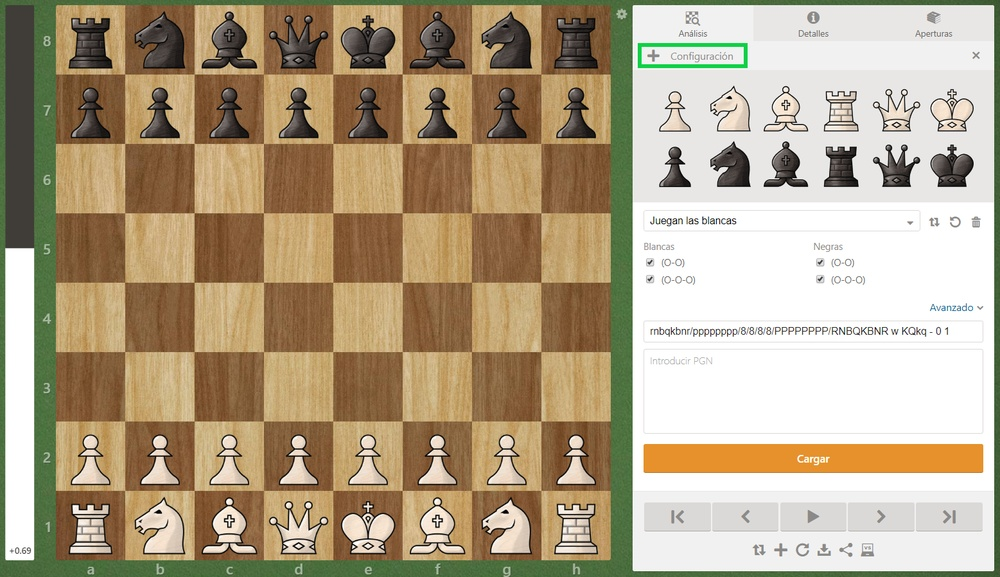
#> input picture Pictures/Captura6.jpg, 1000 x 577 px, shrunk from 1557 x 898 before the run, found by its file name
$ python detectar4.py
#> lines starting #> are read from the running program, lines starting #| are printed output that depends on the picture; after the words box and inside, x2 and y2 are one past the last pixel; in counts of white or black regions, pixels touching at a corner belong together
import cv2
import numpy as np

def detectar_lineas(imagen):
    #Aplicar antes un filtro gaussiano
    gaussian = cv2.GaussianBlur(imagen,(5,5),0)
    # Convertir la imagen a escala de grises
    gris = cv2.cvtColor(gaussian, cv2.COLOR_BGR2GRAY)

    # Aplicar la detección de bordes mediante el algoritmo de Canny
    bordes = cv2.Canny(gris, 150, 200, apertureSize=3)

    # Aplicar la transformada de Hough para detectar líneas
    lineas = cv2.HoughLinesP(bordes, 1, np.pi/180, threshold=250, minLineLength=100, maxLineGap=10)

    return lineas

#Seguimos los pasos para detectar figuras con OpenCV
def detectar_figuras(imagen, lineas):
    # Crear una imagen en blanco del mismo tamaño que la imagen original
    mascara = np.zeros_like(imagen)

    # Dibujar las líneas encontradas sobre la máscara
    for linea in lineas:
        x1, y1, x2, y2 = linea[0]
        cv2.line(mascara, (x1, y1), (x2, y2), (255, 255, 255), 2)

    # Convertir la máscara a escala de grises
    gris = cv2.cvtColor(mascara, cv2.COLOR_BGR2GRAY)

    # Aplicar el algoritmo de detección de contornos
    contornos, _ = cv2.findContours(gris, cv2.RETR_EXTERNAL, cv2.CHAIN_APPROX_SIMPLE)

    return contornos
#Simplemente vamos a iterar sobre los contornos detectados, recortarlos y mostrarlos
def mostrar_figuras_recortadas(imagen, contornos):
    # Mostrar únicamente las figuras recortadas que tienen una altura y longitud similares
    for contorno in contornos:
        x, y, w, h = cv2.boundingRect(contorno)
        figura_recortada = imagen[y:y+h, x:x+w]

        if abs(w - h) <= 110:  # Comparar el ancho y largo de la figura recortada
            # Mostrar la figura recortada si el ancho y largo son aproximadamente iguales
            cv2.imshow('Figura Recortada', figura_recortada)
            cv2.waitKey(0)

    cv2.destroyAllWindows()

# Cargar la imagen de entrada
imagen = cv2.imread('C:\\Users\\sergi\\Desktop\\ProyectoChess\\Pictures\\Captura6.jpg')
#> imagen is the input picture: shape (577, 1000, 3); mean B, G, R 135.9, 163, 178.5

# Detectar líneas utilizando la transformada de Hough
lineas = detectar_lineas(imagen)
#> in detectar_lineas, `gris = cv2.cvtColor(gaussian, cv2.COLOR_BGR2GRAY)`:
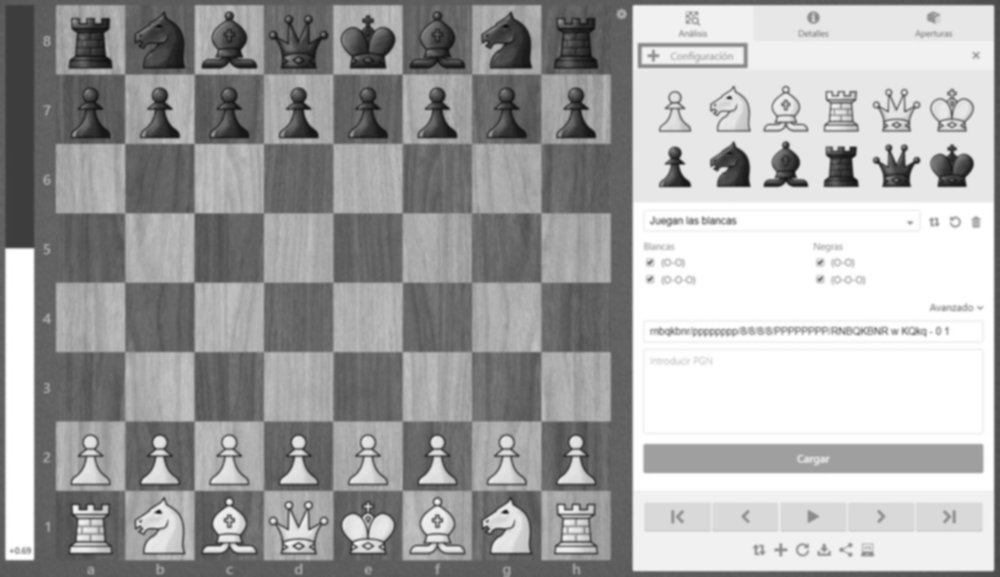
#> gris: shape (577, 1000); min 16, max 255, mean 164.6
#> in detectar_lineas, `bordes = cv2.Canny(gris, 150, 200, apertureSize=3)`:
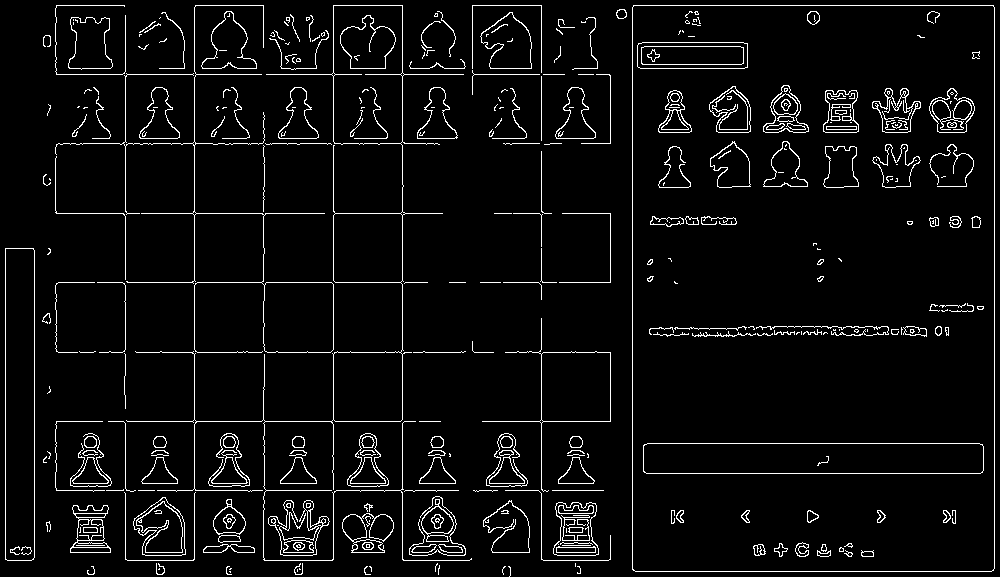
#> bordes: shape (577, 1000); 4.9% white in thin lines or dots
#> in detectar_lineas, `lineas = cv2.HoughLinesP(bordes, 1, np.pi/180, threshold=250, minLineL..`: lineas = 24 rows, first 6: [633, 5, 993, 5], [333, 559, 333, 5], [994, 568, 994, 7], [632, 569, 632, 7], [194, 559, 194, 7], [480, 282, 610, 282]

# Detectar las figuras geométricas a partir de las líneas
contornos = detectar_figuras(imagen, lineas)
#> the loop in detectar_figuras, `for linea in lineas:` made 24 passes
#> (x1, y1, x2, y2) on passes 1 to 12: (633, 5, 993, 5), (333, 559, 333, 5), (994, 568, 994, 7), (632, 569, 632, 7), (194, 559, 194, 7), (480, 282, 610, 282), (56, 213, 442, 213), (56, 74, 564, 74), (541, 559, 541, 318), (473, 490, 603, 490), (402, 559, 402, 5), (125, 375, 125, 15)
#> after the loop in detectar_figuras, `for linea in lineas:`:
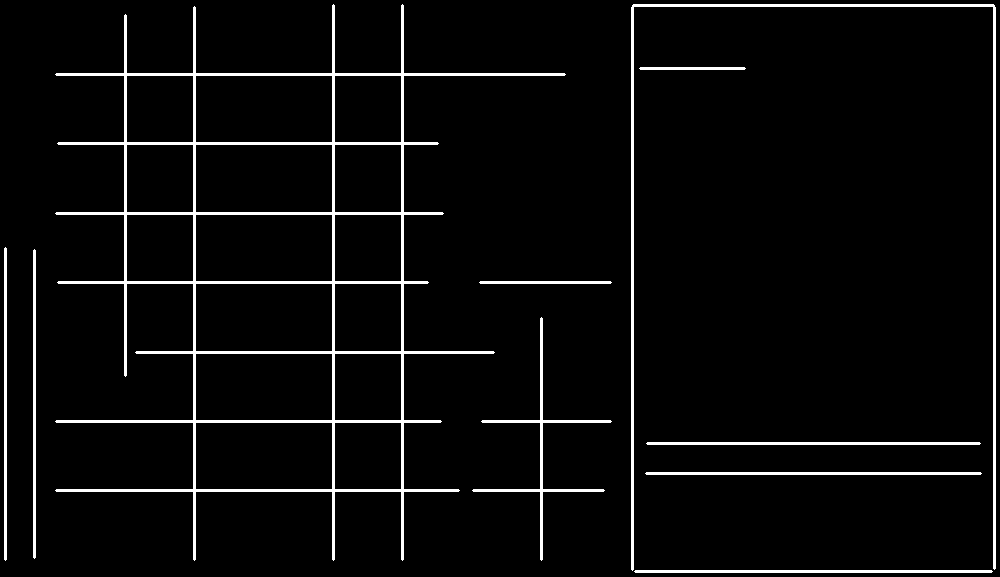
#> mascara: shape (577, 1000, 3); 4.5% white; 10 white regions, largest, box (x1, y1, x2, y2) and area: (55, 4, 566, 561) 14245, (631, 4, 996, 571) 4464, (472, 317, 612, 561) 1494
#> in detectar_figuras, `gris = cv2.cvtColor(mascara, cv2.COLOR_BGR2GRAY)`: gris: shape (577, 1000); 4.5% white; 10 white regions
#> in detectar_figuras, `contornos, _ = cv2.findContours(gris, cv2.RETR_EXTERNAL, cv2.CHAIN_APP..`: contornos = 10 contours; largest, box (x1, y1, x2, y2) and area: (55, 4, 566, 561) 105502, (631, 4, 996, 571) 2975, (472, 317, 612, 561) 1000, (634, 570, 993, 573) 714, (645, 472, 982, 475) 670

# Mostrar las regiones recortadas de las figuras geométricas
mostrar_figuras_recortadas(imagen, contornos)
#> the loop in mostrar_figuras_recortadas, `for contorno in contornos:` made 10 passes
#> (x, y, w, h) on passes 1 to 10: (634, 570, 359, 3), (645, 472, 337, 3), (646, 442, 335, 3), (472, 317, 140, 244), (479, 281, 133, 3), (33, 249, 3, 310), (4, 247, 3, 314), (639, 67, 107, 3), (631, 4, 365, 567), (55, 4, 511, 557)

$ run again, with Pictures/Captura2.jpg copied over Pictures/Captura6.jpg
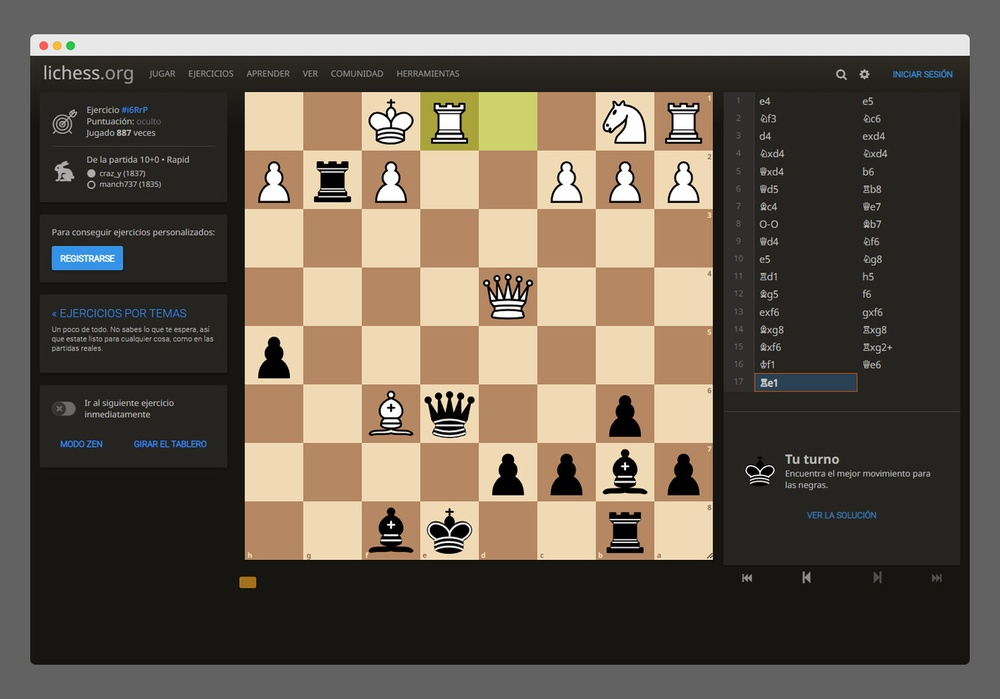
#> input picture Pictures/Captura2.jpg, 1000 x 699 px, shrunk from 1366 x 955 before the run, found by its file name
#> imagen is the input picture: shape (699, 1000, 3); mean B, G, R 79, 91.5, 101.1
#> in detectar_lineas, `bordes = cv2.Canny(gris, 150, 200, apertureSize=3)`:
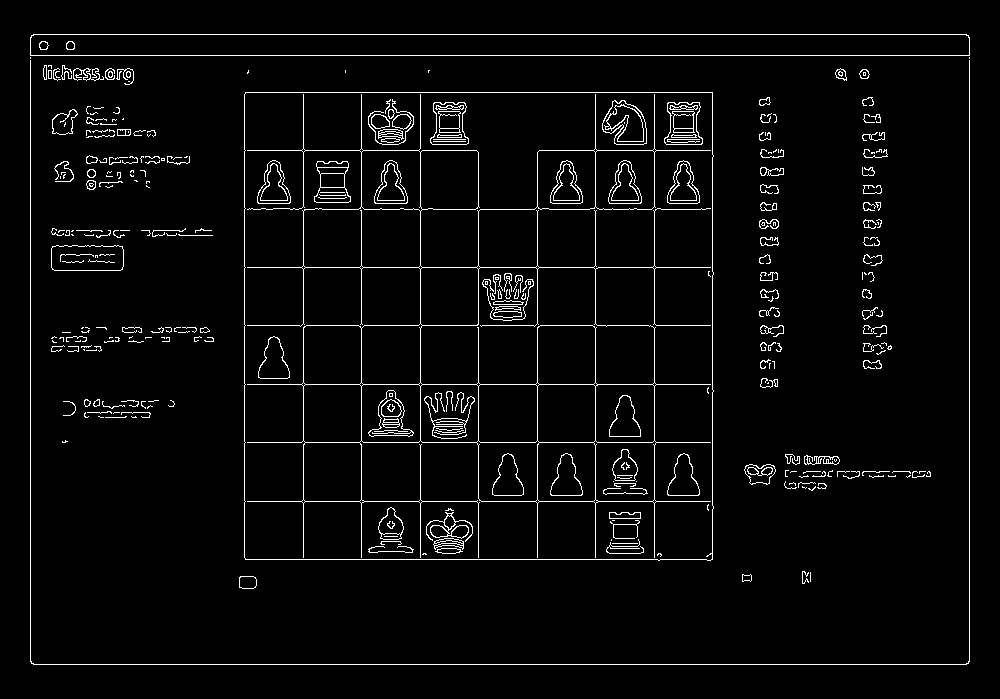
#> bordes: shape (699, 1000); 3.6% white in thin lines or dots, all inside (x1, y1, x2, y2) = (30, 34, 970, 665)
#> in detectar_lineas, `lineas = cv2.HoughLinesP(bordes, 1, np.pi/180, threshold=250, minLineL..`: lineas = 23 rows, first 6: [30, 55, 969, 55], [33, 664, 966, 664], [33, 34, 966, 34], [30, 661, 30, 37], [969, 661, 969, 37], [712, 559, 712, 92]
#> the loop in detectar_figuras, `for linea in lineas:` made 23 passes
#> in detectar_figuras, `contornos, _ = cv2.findContours(gris, cv2.RETR_EXTERNAL, cv2.CHAIN_APP..`: contornos = 4 contours; box (x1, y1, x2, y2) and area: (243, 91, 714, 561) 220423, (29, 36, 971, 663) 4376, (32, 663, 968, 666) 1868, (32, 33, 968, 36) 1868
#> the loop in mostrar_figuras_recortadas, `for contorno in contornos:` made 4 passes
#> (x, y, w, h) on passes 1 to 4: (32, 663, 936, 3), (243, 91, 471, 470), (29, 36, 942, 627), (32, 33, 936, 3)
#> pass 3, in mostrar_figuras_recortadas, `figura_recortada = imagen[y:y+h, x:x+w]`:
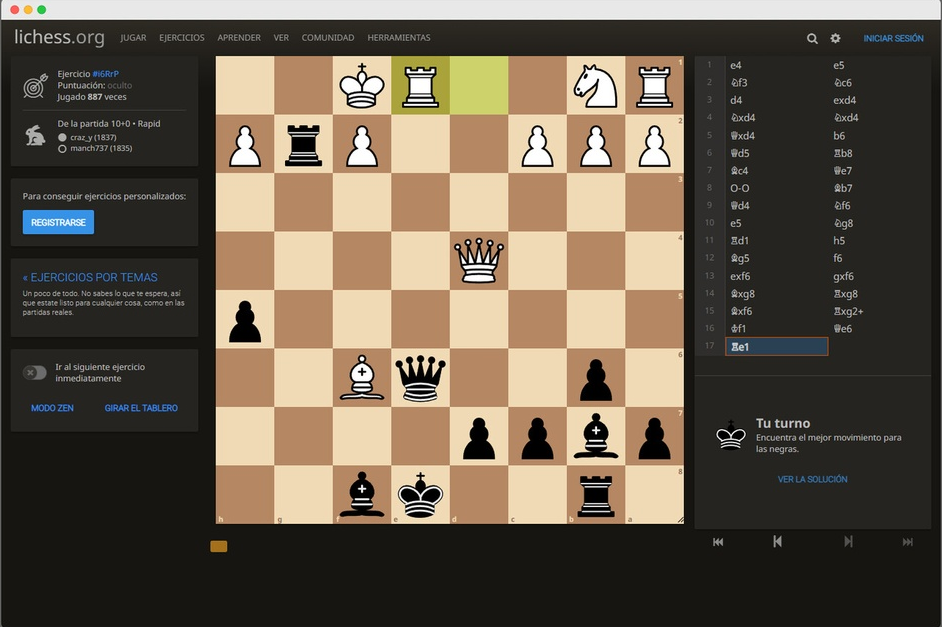
#> figura_recortada: shape (627, 942, 3); mean B, G, R 75.4, 90.2, 101.5

$ run again, with Pictures/Captura3.jpg copied over Pictures/Captura6.jpg
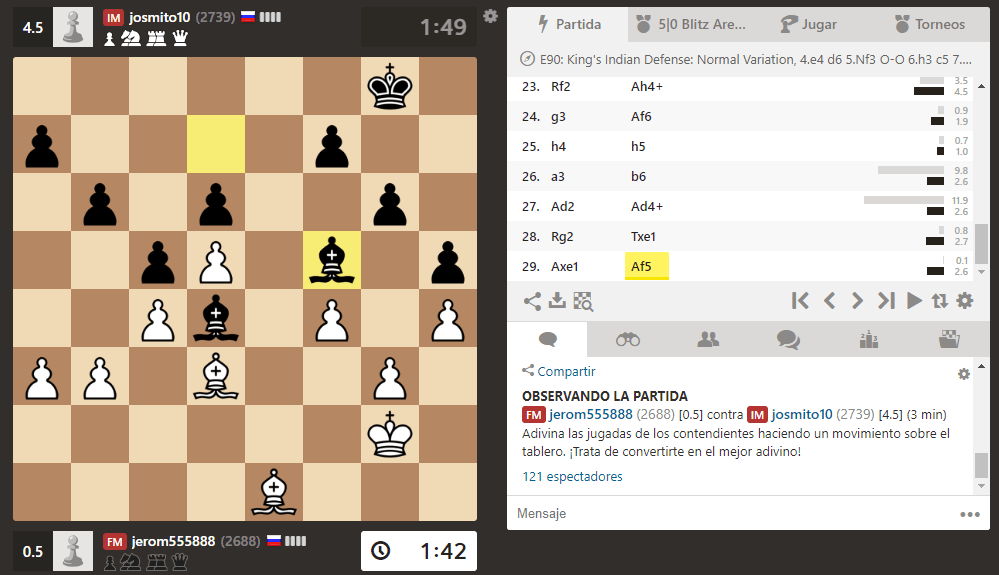
#> input picture Pictures/Captura3.jpg, 999 x 575 px, found by its file name
#> imagen is the input picture: shape (575, 999, 3); mean B, G, R 166, 180.3, 192.7
#> in detectar_lineas, `bordes = cv2.Canny(gris, 150, 200, apertureSize=3)`:
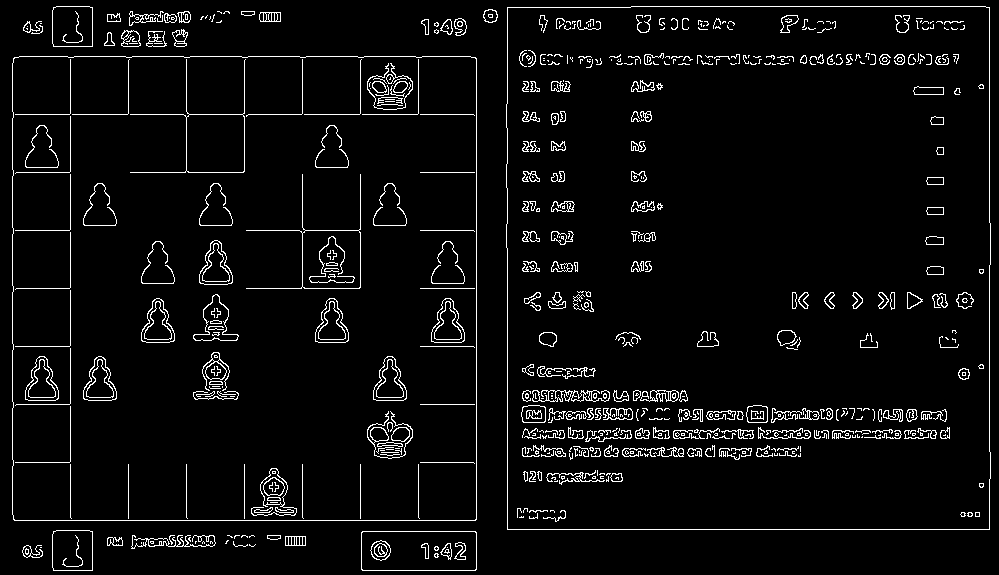
#> bordes: shape (575, 999); 4.7% white in thin lines or dots
#> in detectar_lineas, `lineas = cv2.HoughLinesP(bordes, 1, np.pi/180, threshold=250, minLineL..`: lineas = [[19, 56, 470, 56], [476, 519, 476, 58], [507, 529, 507, 248], [14, 520, 475, 520], [508, 529, 989, 529], [70, 517, 70, 42], [989, 222, 989, 7], [12, 514, 12, 63], [631, 6, 985, 6], [13, 114, 473, 114], [524, 430, 949, 430]]
#> the loop in detectar_figuras, `for linea in lineas:` made 11 passes
#> in detectar_figuras, `contornos, _ = cv2.findContours(gris, cv2.RETR_EXTERNAL, cv2.CHAIN_APP..`: contornos = 5 contours; box (x1, y1, x2, y2) and area: (11, 41, 478, 522) 168746, (506, 247, 991, 531) 1528, (523, 429, 951, 432) 852, (630, 5, 987, 8) 710, (988, 6, 991, 224) 432
#> the loop in mostrar_figuras_recortadas, `for contorno in contornos:` made 5 passes
#> (x, y, w, h) on passes 1 to 5: (523, 429, 428, 3), (506, 247, 485, 284), (11, 41, 467, 481), (988, 6, 3, 218), (630, 5, 357, 3)
#> pass 3, in mostrar_figuras_recortadas, `figura_recortada = imagen[y:y+h, x:x+w]`:
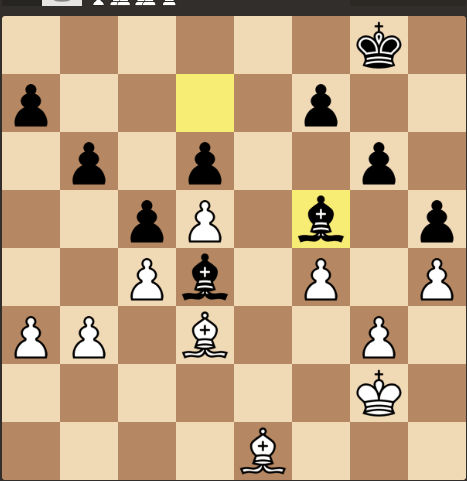
#> figura_recortada: shape (481, 467, 3); mean B, G, R 130.2, 164.5, 194.2

$ run again, with Pictures/Captura4.jpg copied over Pictures/Captura6.jpg
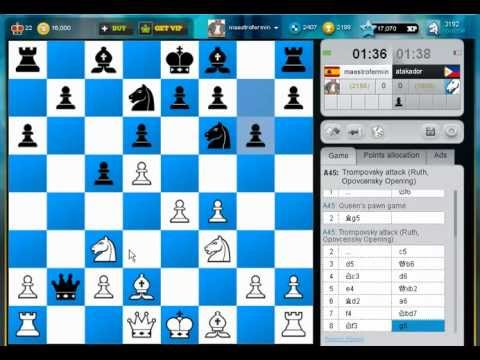
#> input picture Pictures/Captura4.jpg, 480 x 360 px, found by its file name
#> imagen is the input picture: shape (360, 480, 3); mean B, G, R 180, 157.9, 120.7
#> in detectar_lineas, `bordes = cv2.Canny(gris, 150, 200, apertureSize=3)`:
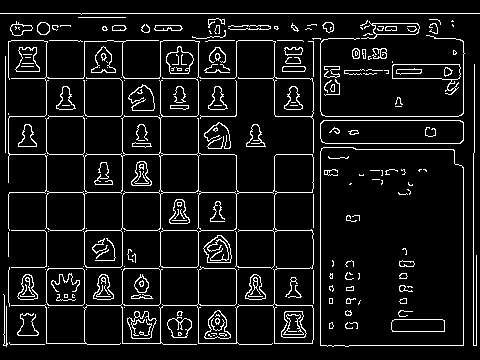
#> bordes: shape (360, 480); 8.3% white in thin lines or dots
#> in detectar_lineas, `lineas = cv2.HoughLinesP(bordes, 1, np.pi/180, threshold=250, minLineL..`: lineas = 14 rows, first 6: [0, 13, 479, 13], [325, 116, 458, 116], [5, 78, 320, 78], [9, 192, 320, 192], [463, 345, 463, 167], [122, 343, 122, 17]
#> the loop in detectar_figuras, `for linea in lineas:` made 14 passes
#> in detectar_figuras, `contornos, _ = cv2.findContours(gris, cv2.RETR_EXTERNAL, cv2.CHAIN_APP..`: contornos = 4 contours; box (x1, y1, x2, y2) and area: (3, 16, 322, 347) 63914, (0, 12, 480, 15) 958, (462, 166, 465, 347) 358, (324, 115, 460, 118) 268
#> the loop in mostrar_figuras_recortadas, `for contorno in contornos:` made 4 passes
#> (x, y, w, h) on passes 1 to 3: (462, 166, 3, 181), (324, 115, 136, 3), (3, 16, 319, 331)
#> pass 3, in mostrar_figuras_recortadas, `figura_recortada = imagen[y:y+h, x:x+w]`:
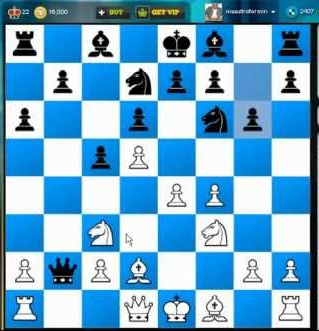
#> figura_recortada: shape (331, 319, 3); mean B, G, R 201.7, 168, 112.7
